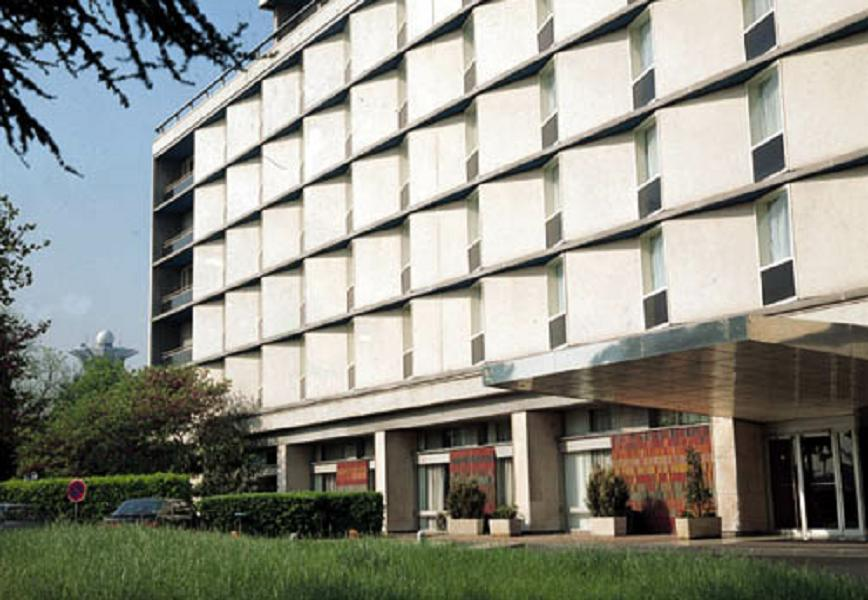
#> input picture OpenCV_Experiments/Exp_28_Boundary/input.jpg, 868 x 600 px
$ jupyter execute Exp_28_Boundary.ipynb
#> lines starting #> are read from the running program, lines starting #| are printed output that depends on the picture
[cell 1]
import cv2
import numpy as np
from google.colab.patches import cv2_imshow
import urllib.request

[cell 2]
urllib.request.urlretrieve('https://raw.githubusercontent.com/opencv/opencv/master/samples/data/building.jpg', 'input.jpg')
#> (this line was passed over: the network is not available in this run)

img = cv2.imread('input.jpg', cv2.IMREAD_GRAYSCALE)
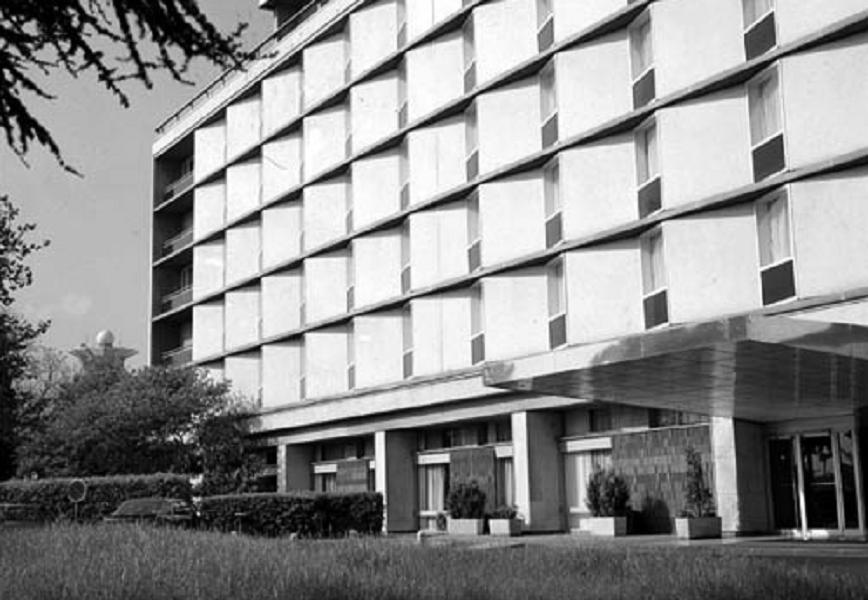
#> img: shape (600, 868); min 0, max 255, mean 142.3
kernel = np.array([[-1, -1, -1], [-1, 8, -1], [-1, -1, -1]])
boundary = cv2.filter2D(img, -1, kernel)
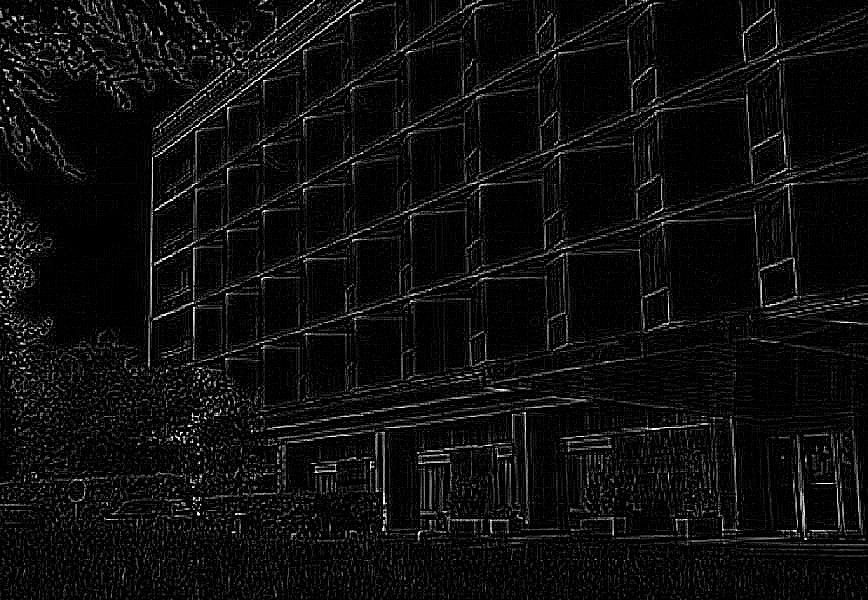
#> boundary: shape (600, 868); min 0, max 255, mean 13.7
cv2_imshow(boundary)

$ run again, with OpenCV_Experiments/Exp_28_Boundary/side_by_side.jpg copied over OpenCV_Experiments/Exp_28_Boundary/input.jpg
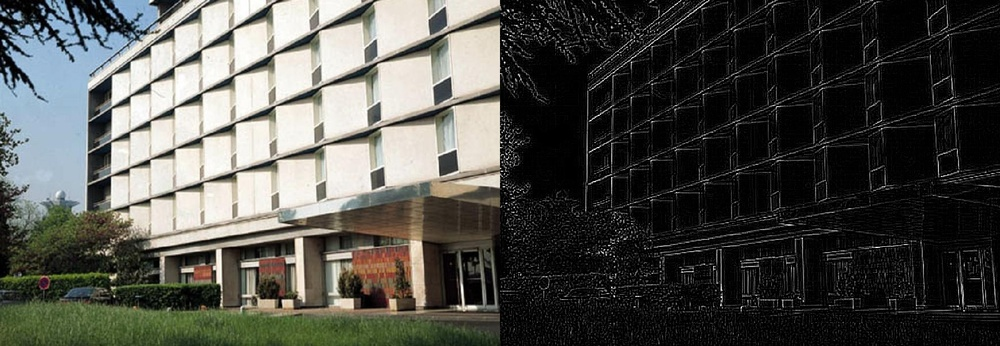
#> input picture OpenCV_Experiments/Exp_28_Boundary/side_by_side.jpg, 1000 x 346 px, shrunk from 1736 x 600 before the run
#> `img = cv2.imread('input.jpg', cv2.IMREAD_GRAYSCALE)`:
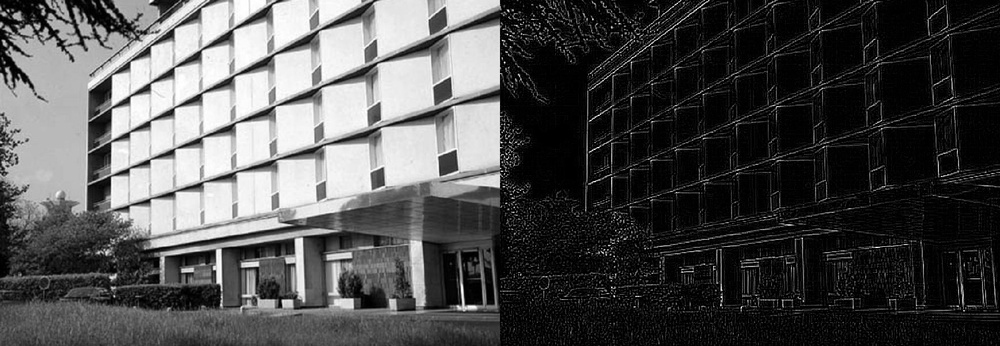
#> img: shape (346, 1000); min 0, max 255, mean 78.6
#> `boundary = cv2.filter2D(img, -1, kernel)`:
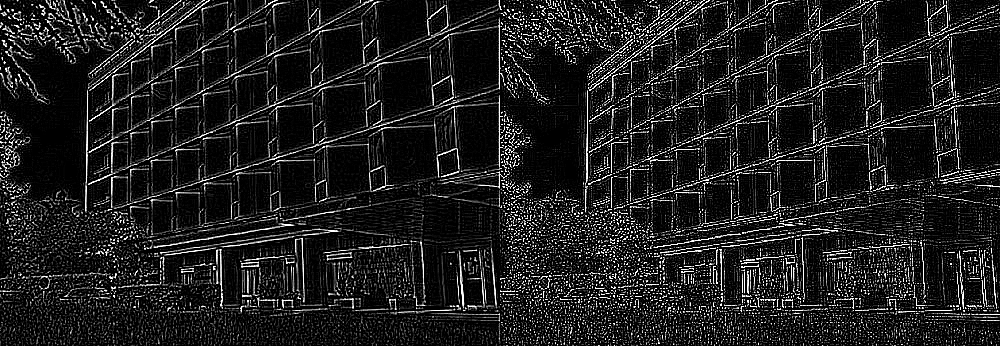
#> boundary: shape (346, 1000); min 0, max 255, mean 31.1
